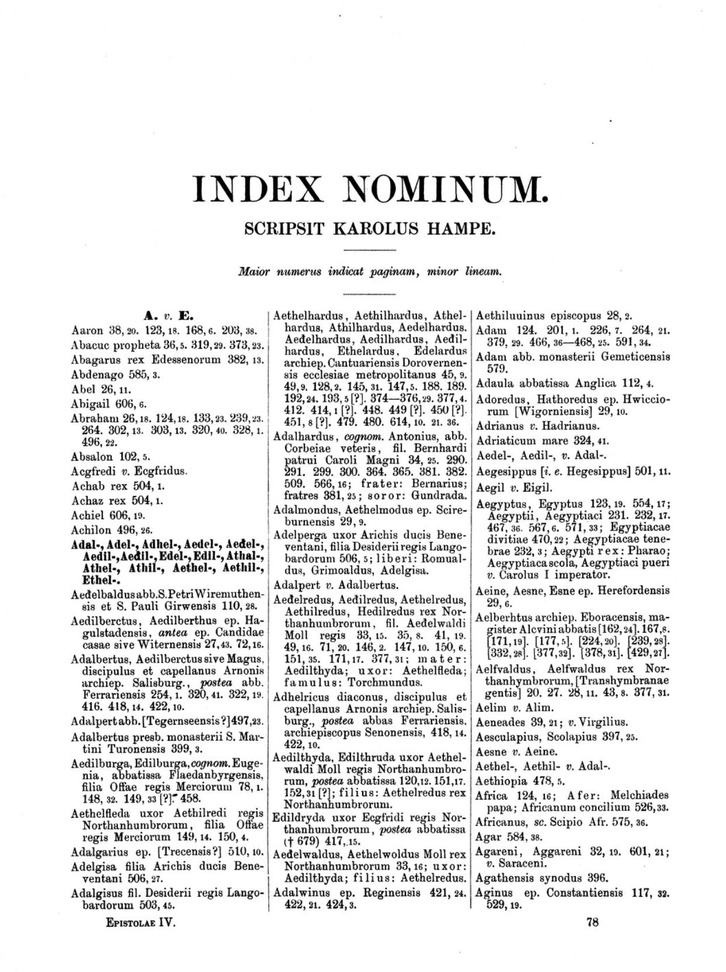
#> input picture Image_to_Text_converter-main/Tweeter_project/index_02.JPG, 726 x 972 px, shrunk from 1243 x 1664 before the run, found by its file name
$ jupyter execute ocr_bounding_box.ipynb
#> lines starting #> are read from the running program, lines starting #| are printed output that depends on the picture; after the words box and inside, x2 and y2 are one past the last pixel; in counts of white or black regions, pixels touching at a corner belong together
[cell 1]
import pytesseract
import cv2

[cell 2]
image = cv2.imread("index_02.JPG")
#> image is the input picture: shape (972, 726, 3); min 0, max 255, mean 232.5

[cell 3]
gray = cv2.cvtColor(image, cv2.COLOR_BGR2GRAY)

[cell 4]
cv2.imwrite("temp/index_gray02.png", gray)
#> Out = True

[cell 5]
blur = cv2.GaussianBlur(gray, (7,7), 0)
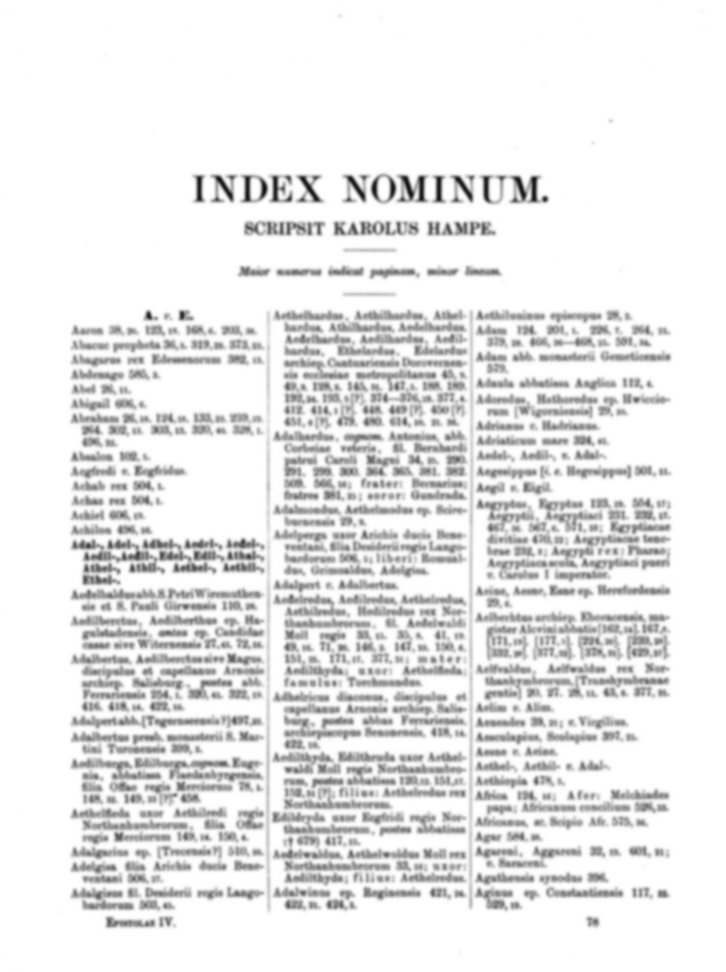
#> blur: shape (972, 726); min 16, max 255, mean 232.6
cv2.imwrite("temp/index_blur02.png", blur)
#> Out = True

[cell 6]
thresh = cv2.threshold(blur, 0, 255, cv2.THRESH_BINARY_INV + cv2.THRESH_OTSU)[1]
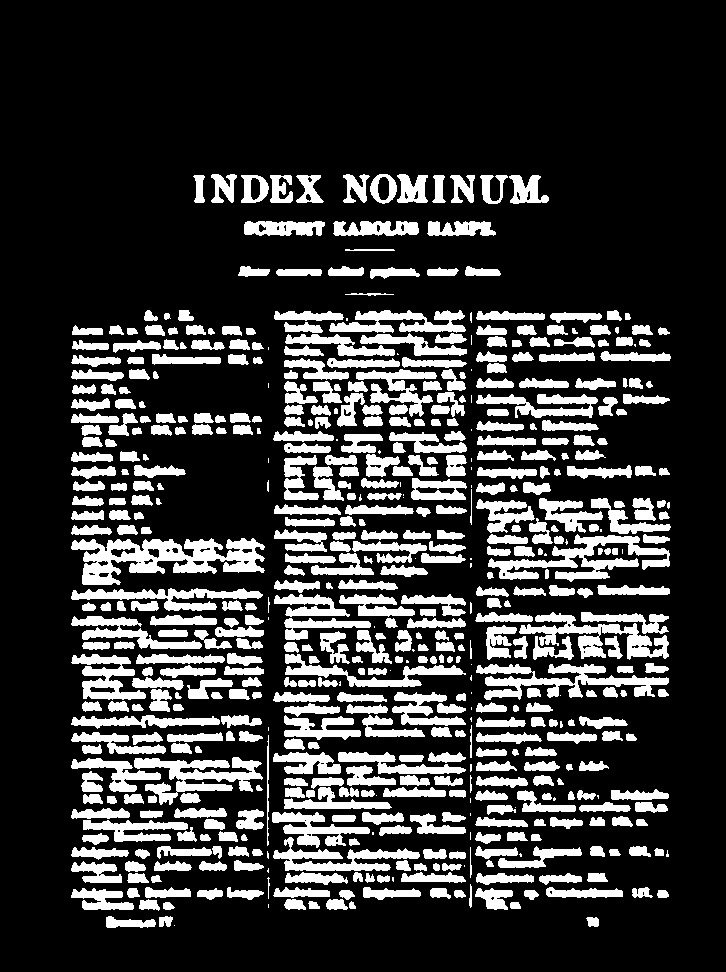
#> thresh: shape (972, 726); 21.5% white; 580 white regions (60 under 20 px), largest, box (x1, y1, x2, y2) and area: (71, 538, 265, 585) 4744, (488, 534, 670, 582) 3135, (476, 664, 669, 700) 2890

[cell 7]
cv2.imwrite("temp/index_thresh02.png", thresh)
#> Out = True

[cell 8]
kernal = cv2.getStructuringElement(cv2.MORPH_RECT, (3, 13))

[cell 9]
cv2.imwrite("temp/index_kernal02.png", kernal)

[cell 10]
dilate = cv2.dilate(thresh, kernal, iterations=1)
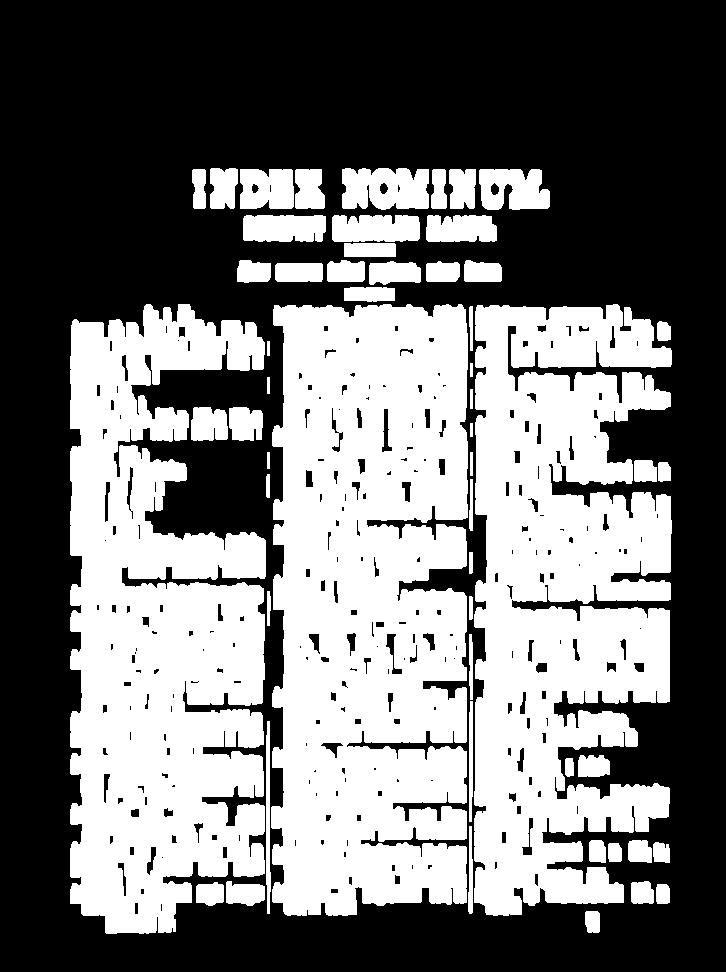
#> dilate: shape (972, 726); 45.1% white; 55 white regions

[cell 11]
cv2.imwrite("temp/index_dilate02.png", dilate)
#> Out = True

[cell 12]
cnts = cv2.findContours(dilate, cv2.RETR_EXTERNAL, cv2.CHAIN_APPROX_SIMPLE)
#> cnts = 55 contours; largest, box (x1, y1, x2, y2) and area: (271, 304, 468, 916) 106866, (474, 304, 672, 916) 89226, (70, 304, 266, 934) 89196, (342, 168, 429, 210) 3086, (479, 169, 550, 210) 2270

[cell 13]
cnts = cnts[0] if len(cnts) == 2 else cnts[1]

[cell 14]
cnts = sorted(cnts, key=lambda x: cv2.boundingRect(x)[0])

[cell 15]
for c in cnts:
    x, y, w, h = cv2.boundingRect(c)
    if h > 200 and w > 20:
        roi = image[y:y+h, x:x+h]
        cv2.imwrite("temp/index_roi.png", roi)
        cv2.rectangle(image, (x, y), (x+w, y+h), (36, 255, 12), 2)
#> this loop made 55 passes
#> (x, y, w, h) on passes 1 to 12: (70, 304, 196, 630), (191, 407, 37, 34), (192, 169, 14, 40), (196, 882, 28, 24), (210, 168, 28, 41), (226, 881, 39, 25), (229, 407, 34, 34), (237, 260, 34, 23), (240, 169, 54, 40), (243, 215, 83, 27), (266, 721, 5, 193), (266, 474, 4, 24)
#> (c, x, y, w, h) on passes 14, 15, 16, 38, 39, 40: ([[267, 452], [267, 468], [269, 468], [269, 452]], 267, 452, 3, 17), ([[267, 377], [267, 393], [269, 393], [269, 377]], 267, 377, 3, 17), ([[267, 341], [267, 355], [269, 355], [269, 341]], 267, 341, 3, 15), ([[470, 452], [470, 475], [472, 475], [472, 452]], 470, 452, 3, 24), ([[470, 423], [470, 436], [472, 436], [472, 423]], 470, 423, 3, 14), ([[470, 389], [470, 408], [472, 408], [472, 389]], 470, 389, 3, 20)
#> pass 1, `roi = image[y:y+h, x:x+h]`:
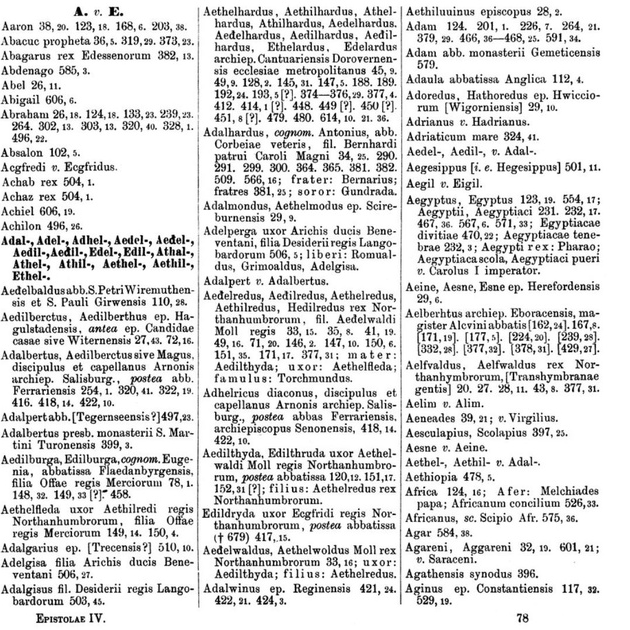
#> roi: shape (630, 630, 3); min 0, max 255, mean 218.2
#> after the loop:
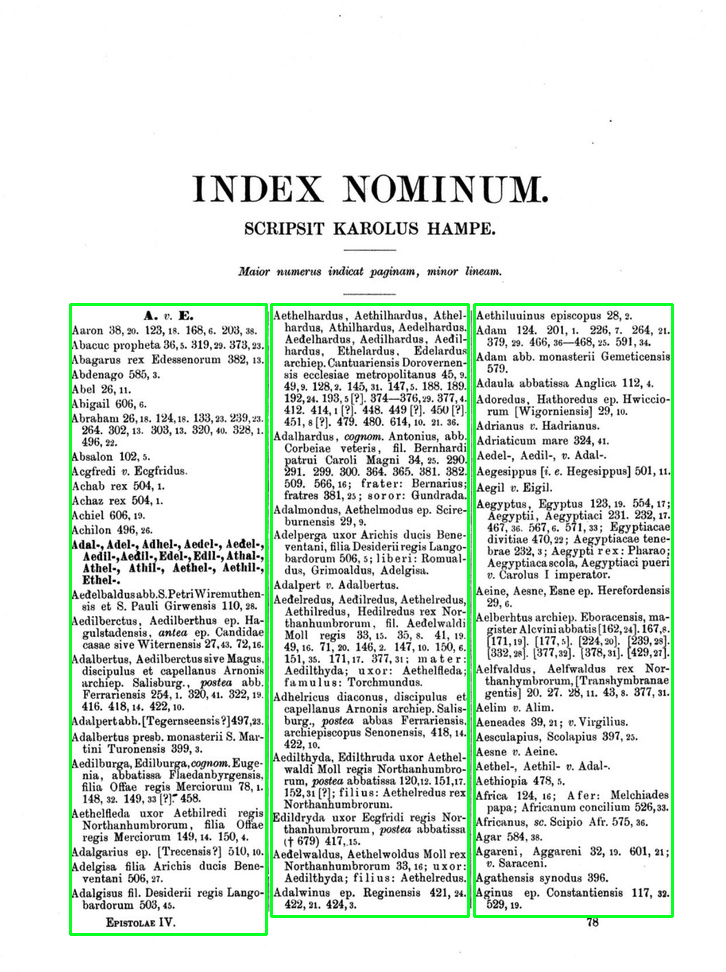
#> image: shape (972, 726, 3); 2.08% of pixels changed, all inside (x1, y1, x2, y2) = (69, 303, 674, 936)
cv2.imwrite("temp/index_bbox_new02.png", image)
#> Out = True
